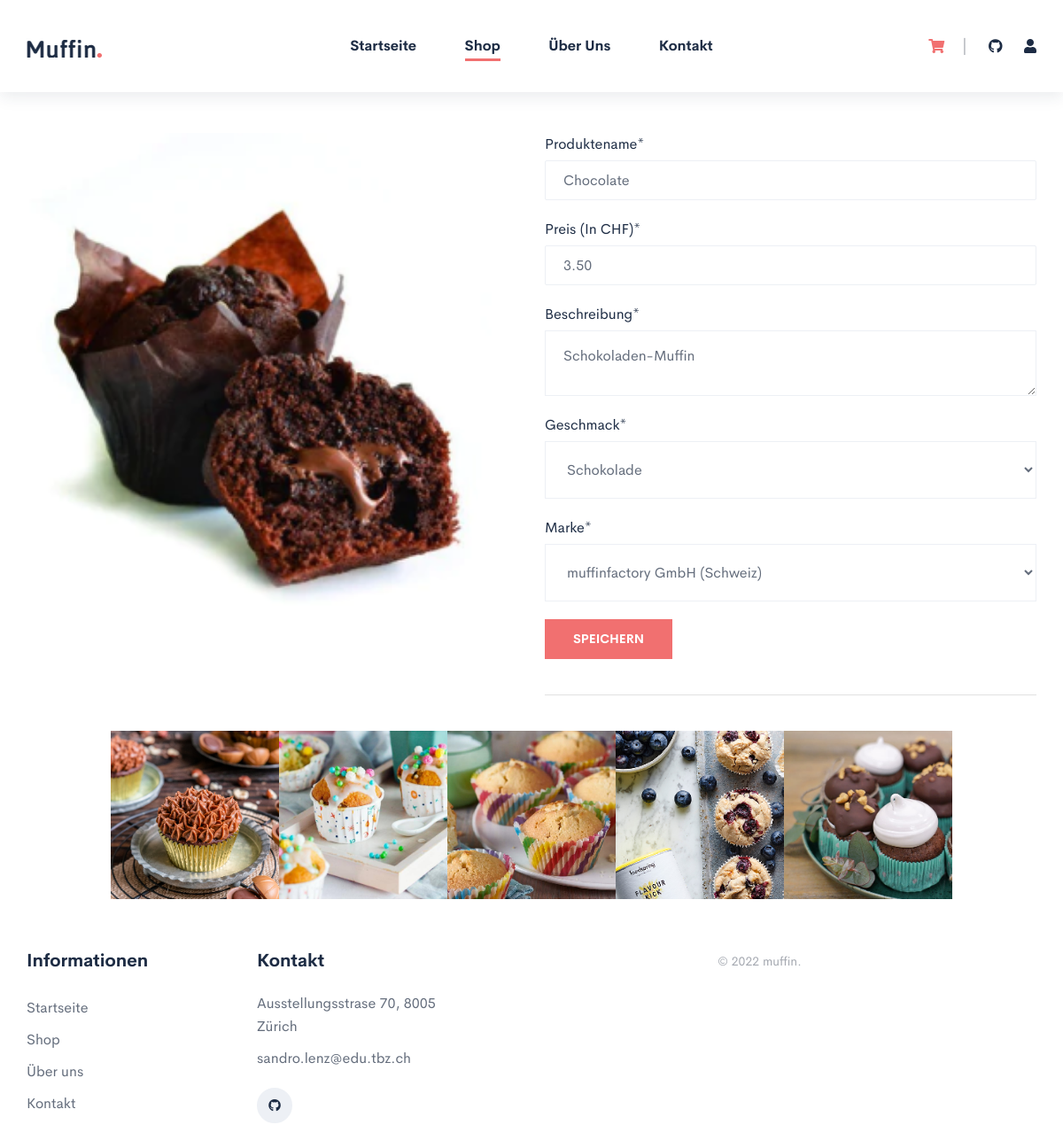
The app's page /webshop/manage_edit.php?product=1 with its own data.
### tables this page shows
CREATE TABLE `product` (
  `id` int(11) NOT NULL,
  `name` varchar(255) NOT NULL,
  `description` varchar(255) NOT NULL,
  `price` decimal(5,2) NOT NULL,
  `brand` int(11) NOT NULL,
  `scent` int(11) NOT NULL
);

CREATE TABLE `scent` (
  `id` int(11) NOT NULL,
  `name` varchar(255) NOT NULL
);

CREATE TABLE `brand` (
  `id` int(11) NOT NULL,
  `name` varchar(255) NOT NULL,
  `country` varchar(255) NOT NULL
);

### webshop/data/getscents.php (called while the page is built)
<?php
$dbname = 'm133_webshop';
$dbuser = 'm133_fritz';
$dbpassword = 'aDQBiW4K1JfQXxuM';
try {
    $dblink = new PDO('mysql:host=localhost;dbname=' . $dbname, $dbuser, $dbpassword);
} catch (PDOException $exception) {
    echo 'Connection failed: ' . $exception->getMessage();
}
$statement = $dblink->prepare("SELECT id, name FROM scent");
$statement->execute();
$result = $statement->fetchAll(PDO::FETCH_ASSOC);
$scentJSON = $result;
?>

### webshop/data/getbrands.php (called while the page is built)
<?php
$dbname = 'm133_webshop';
$dbuser = 'm133_fritz';
$dbpassword = 'aDQBiW4K1JfQXxuM';
try {
    $dblink = new PDO('mysql:host=localhost;dbname=' . $dbname, $dbuser, $dbpassword);
} catch (PDOException $exception) {
    echo 'Connection failed: ' . $exception->getMessage();
}
$statement = $dblink->prepare("SELECT id, name, country FROM brand");
$statement->execute();
$result = $statement->fetchAll(PDO::FETCH_ASSOC);
$brandsJSON = $result;
?>

### webshop/data/getproducts.php (called while the page is built, shortened)
<?php
$dbname = 'm133_webshop';
$dbuser = 'm133_fritz';
$dbpassword = 'aDQBiW4K1JfQXxuM';
try {
    $dblink = new PDO('mysql:host=localhost;dbname=' . $dbname, $dbuser, $dbpassword);
} catch (PDOException $exception) {
    echo 'Connection failed: ' . $exception->getMessage();
}
if (!empty($_GET['product'])) {
    $productid = $_GET['product'];
    $statement = $dblink->prepare("SELECT product.id, product.name, product.description, product.price, brand.name AS brand, brand.country, scent.name AS scent FROM product INNER JOIN brand ON product.brand = brand.id INNER JOIN scent ON product.scent = scent.id WHERE product.id = " . $productid);
}
$statement->execute();
$result = $statement->fetchAll(PDO::FETCH_ASSOC);
$productsJSON = $result;
?>

### webshop/manage_edit.php (the view, shortened to what this page needs)
<!DOCTYPE html>
<html lang="en">
<head>
    <link rel="stylesheet" href="assets/css/style.css">
    <link rel="stylesheet" href="assets/css/slick.css">
    <link rel="stylesheet" href="assets/css/jquery-ui.css">
    <link rel="stylesheet" href="assets/css/custom_bootstrap.css">
    <link rel="stylesheet" href="assets/css/fontawesome.css">
    <link rel="stylesheet" href="assets/css/elegant.css">
    <link rel="stylesheet" href="assets/css/plyr.css">
    <link rel="stylesheet" href="assets/css/aos.css">
    <link rel="stylesheet" href="assets/css/animate.css">
    <link rel="stylesheet" href="assets/css/themify-icons.css">
</head>
<body>
    <div id="main">
        <header>
            <div class="header-wrapper">
                <div class="container">
                    <div class="header-menu">
                        <div class="row no-gutters align-items-center justify-content-center">
                            <div class="col-4 col-md-2">
                                <a class="logo" href="index.html"><img src="assets/images/logo.png" alt="logo"></a>
                            </div>
                            <div class="col-8 col-md-8">
                                <nav class="navigation">
                                    <ul>
                                        <li class="nav-item"><a class="pisen-nav-link" href="index.html">Startseite</a></li>
                                        <li class="nav-item"><a class="pisen-nav-link active" href="shop_sidebar_3col.php">Shop</a></li>
                                        <li class="nav-item"><a class="pisen-nav-link" href="about_us.html">Über uns</a></li>
                                        <li class="nav-item"><a class="pisen-nav-link" href="contact.html">Kontakt</a></li>
                                    </ul>
                                </nav>
                            </div>
                            <div class="col-0 col-xl-2">
                                <div class="menu-function">
                                    <div id="search"><a href="shop_cart.php"><i class="fas fa-shopping-cart"></i></a></div>
                                    <div class="social-contact">
                                        <a href="https://www.github.com/sandrolenz/M133-Webshop" target="_blank"><i class="fab fa-github"></i></a>
                                        <a href="login.php"><i class="fas fa-user"></i></a>
                                    </div>
                                </div>
                            </div>
                        </div>
                    </div>
                </div>
            </div>
        </header>
        <?php require "data/getproducts.php" ?>
        <?php
            require "data/getscents.php";
            $scents = "";
            foreach ($scentJSON as $key) {
                if ($productsJSON[0]["scent"] == $key["name"]) {
                    $scents = $scents . "<option value=" . $key["id"] . " selected>" . $key["name"] . "</option>";
                } else {
                    $scents = $scents . "<option value=" . $key["id"] . ">" . $key["name"] . "</option>";
                }
            };
            require "data/getbrands.php";
            $brands = "";
            foreach ($brandsJSON as $key) {
                if ($productsJSON[0]["brand"] == $key["name"]) {
                    $brands = $brands . "<option value=" . $key["id"] . " selected>" . $key["name"] . " (" . $key["country"] . ")</option>";
                } else {
                    $brands = $brands . "<option value=" . $key["id"] . ">" . $key["name"] . " (" . $key["country"] . ")</option>";
                }
            };
        ?>
        <div class="no-pd" id="content">
            <div class="container">
                <div class="shop-detail">
                    <div class="row">
                        <?php
                        foreach ($productsJSON as $key) {
                            echo '<div class="col-12 col-md-6">
                                <div class="shop-detail__image">
                                    <div class="slider slider-single">
                                        <div class="slider-single__item"><img src="assets/images/products/' . $key["id"] . '.png" alt="Product image">
                                        </div>
                                    </div>
                                </div>
                            </div>
                            <div class="col-12 col-md-6">
                                <div class="shop-detail__content">
                                    <div class="shop-detail__content__top">
                                        <div class="form-wrapper">
                                            <div class="form-group">
                                                <label for="product-name">Produktename*</label>
                                                <input id="product-name" type="text" value="' . $key["name"] . '" required>
                                            </div>
                                            <div class="form-group">
                                                <label for="product-price">Preis (in CHF)*</label>
                                                <input id="product-price" type="text" value="' . $key["price"] . '" required>
                                            </div>
                                            <div class="form-group">
                                                <label for="product-description">Beschreibung*</label>
                                                <textarea id="product-description" type="text" required>' . $key["description"] . '</textarea>
                                            </div>
                                            <div class="form-group">
                                                <label for="product-scent">Geschmack*</label>
                                                <select name="Geschmack" id="product-scent" required>' . $scents. '</select>
                                            </div>
                                            <div class="form-group">
                                                <label for="product-brand">Marke*</label>
                                                <select name="Marke" id="product-brand" required>' . $brands. '</select>
                                            </div>
                                            <div class="product-controller">
                                                <button class="normal-btn no-round" onclick="saveChanges(' . $key["id"] . ')"><a id="add-to-cart">Speichern</a></button>
                                            </div>
                                        </div>
                                    </div>
                                </div>
                            </div>';
                        };
                        ?>
                    </div>
                </div>
            </div>
        </div>
    </div>
    <section class="instagram">
        <div class="container">
            <div class="instagram-posts">
                <a class="instagram-img_block" href="https://www.instagram.com/p/CdLTccosl0r" target="_blank"><img src="assets/images/instagram/1.png" alt="instagram post">
                </a>
                <a class="instagram-img_block" href="https://www.instagram.com/p/CdLTa2tsCW0" target="_blank"><img src="assets/images/instagram/2.png" alt="instagram post">
                </a>
                <a class="instagram-img_block" href="https://www.instagram.com/p/CdLTZlaMQLq" target="_blank"><img src="assets/images/instagram/3.png" alt="instagram post">
                </a>
                <a class="instagram-img_block" href="https://www.instagram.com/p/CDLTW_bsTX2" target="_blank"><img src="assets/images/instagram/4.png" alt="instagram post">
                </a>
                <a class="instagram-img_block" href="https://www.instagram.com/p/CdLTVclsdfl" target="_blank"><img src="assets/images/instagram/5.png" alt="instagram post">
                </a>
            </div>
        </div>
    </section>
    <footer>
        <div class="container">
            <div class="row">
                <div class="col-lg-8">
                    <div class="row">
                        <div class="col-sm-6 col-md-3 col-lg-4">
                            <div class="footer-links">
                                <h5 class="footer-link--title">Informationen</h5>
                                <ul>
                                    <li><a class="footer-link" href="index.html">Startseite</a></li>
                                    <li><a class="footer-link" href="shop_sidebar_3col.php">Shop</a></li>
                                    <li><a class="footer-link" href="about_us.html">Über uns</a></li>
                                    <li><a class="footer-link" href="contact.html">Kontakt</a></li>
                                </ul>
                            </div>
                        </div>
                        <div class="col-sm-12 col-md-6 col-lg-4">
                            <div class="footer-contact">
                                <h5 class="footer-link--title">Kontakt</h5>
                                <div class="contact-method">
                                    <p>Ausstellungsstrase 70, 8005 Zürich</p>
                                    <p>sandro.lenz@edu.tbz.ch</p>
                                </div>
                                <div class="social-contact"><a class="icon-btn" href="https://www.github.com/sandrolenz/M133-Webshop" target="_blank"><i class="fab fa-github"></i></a></div>
                            </div>
                        </div>
                    </div>
                </div>
                <div class="col-lg-4">
                    <p class="copyright">© 2022 muffin.</p>
                </div>
            </div>
        </div>
    </footer>
</body>
</html>

### records on screen
product: name "Chocolate", price "3.50", description "Schokoladen-Muffin", Geschmack "Schokolade", Marke "muffinfactory GmbH (Schweiz)"
